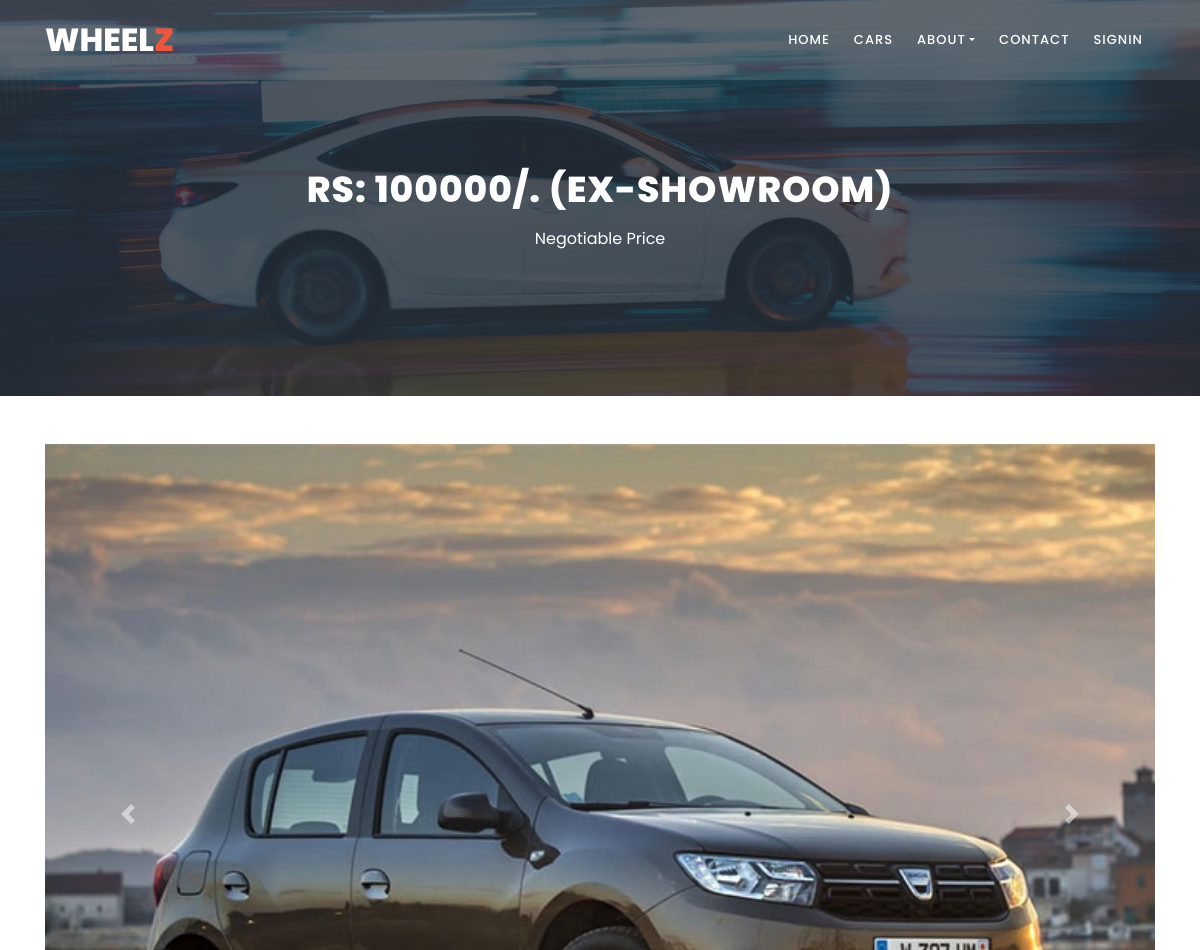
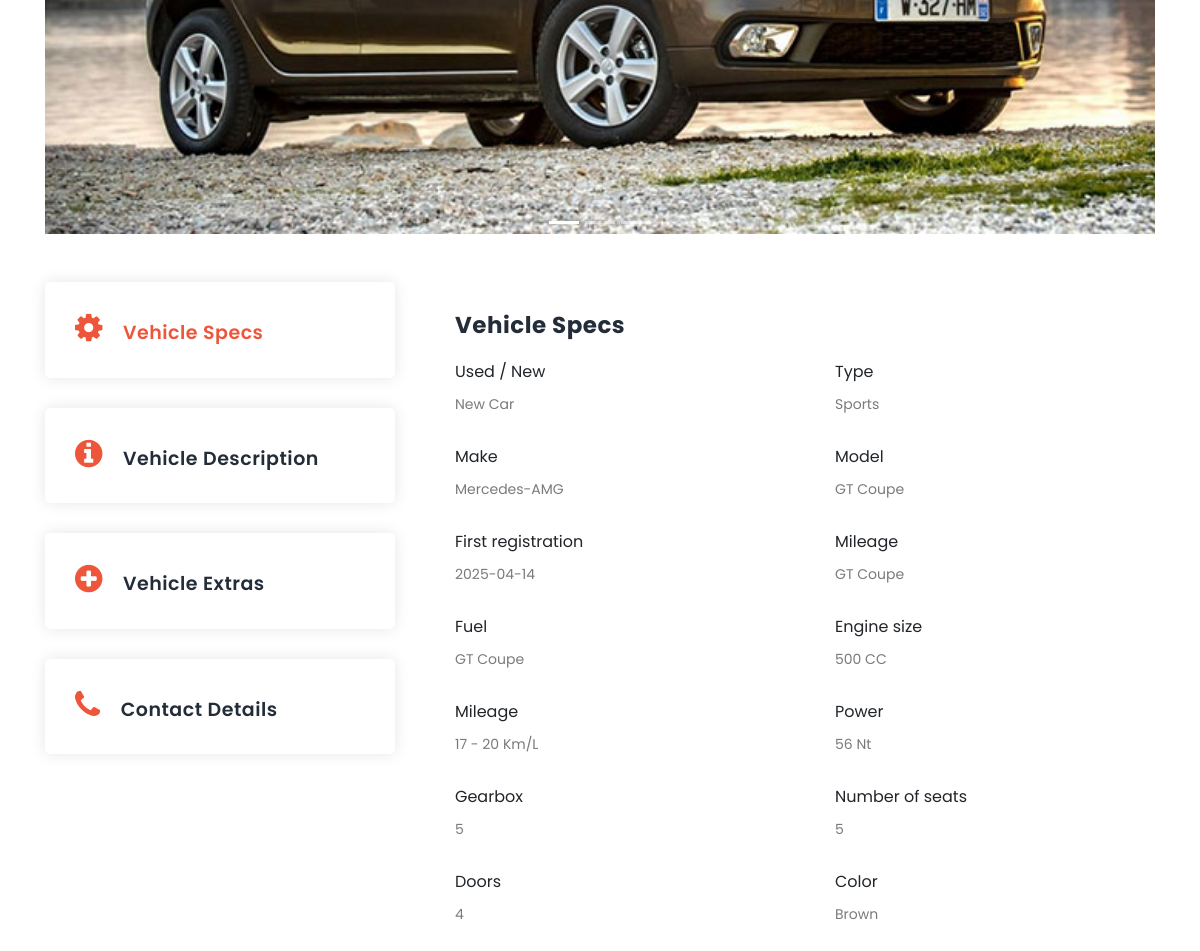
/car-details/2/, run on the app's committed database (2 pictures, top to bottom).
### app/models.py (models this page shows)
class Car(models.Model):
    name = models.CharField(max_length=100)
    vehicle_id = models.CharField(max_length=32)
    used_car = models.BooleanField(default=False)
    new_car = models.BooleanField(default=False)
    automatic = models.BooleanField(default=False)
    manual = models.BooleanField(default=False)
    vehicle_type = models.ForeignKey(VehicleType, on_delete=models.CASCADE, null=True, blank=True, default="No Information")
    make = models.ForeignKey(Make, on_delete=models.CASCADE, null=True, blank=True, default="No Information")
    model = models.ForeignKey(Model, on_delete=models.CASCADE, null=True, blank=True, default="No Information")
    price_amount = models.DecimalField(max_digits=16, decimal_places=2, null=True, blank=True)
    price_display = models.CharField(max_length=64, default="No Information")
    price_description = models.CharField(max_length=64, default="No Information")
    mileage = models.IntegerField()
    mileage_display = models.CharField(max_length=64, default="No Information")
    engine = models.CharField(max_length=32, default="No Information")
    power = models.CharField(max_length=64, default="No Information")
    fuel = models.ForeignKey(Fuel, on_delete=models.CASCADE, null=True, blank=True)
    gearbox = models.ForeignKey(Gearbox, on_delete=models.CASCADE, null=True, blank=True)
    doors = models.CharField(max_length=64, default="No Information")
    seats = models.CharField(max_length=64, default="No Information")
    color = models.CharField(max_length=64, default="No Information")
    registration_date = models.CharField(default="No Information")
    image = models.ImageField(upload_to='car_images/')
    image_src = models.TextField(null=True, blank=True)
    year = models.CharField(default="No Information")
    owner_name = models.CharField(max_length=128, default="No Information")
    owner_phone = models.CharField(max_length=32, default="No Information")
    owner_address = models.CharField(max_length=255, default="No Information")
    display_home = models.BooleanField(default=False)

class VehicleType(models.Model):
    name = models.CharField(max_length=100)

class Make(models.Model):
    name = models.CharField(max_length=100)

class Model(models.Model):
    name = models.CharField(max_length=100)

class Gearbox(models.Model):
    name = models.CharField(max_length=100)

### app/views.py (the view)
# urls.py: path('car-details/<int:car_id>/', views.car_detail, name="car_detail"),
def car_detail(request, car_id):
    car = Car.objects.get(id=car_id)
    return render(request, 'car-details.html', {'car': car})

### templates/car-details.html (shortened to what this page needs)
{% extends 'index.html' %}
{% load static %}
{% block content %}
    <section class="section section-bg" id="call-to-action" style="background-image: url(../static/images/banner-image-1-1920x500.jpg)">
        <div class="container">
            <div class="row">
                <div class="col-lg-10 offset-lg-1">
                    <div class="cta-content">
                        <br>
                        <br>
                        <h2>{{car.price_display}}</h2>
                        <p>{{car.price_description}}</p>
                    </div>
                </div>
            </div>
        </div>
    </section>
    <section class="section" id="trainers">
        <div class="container">
            <br>
            <br>
            <div id="carouselExampleIndicators" class="carousel slide" data-ride="carousel">
              <ol class="carousel-indicators">
                <li data-target="#carouselExampleIndicators" data-slide-to="0" class="active"></li>
                <li data-target="#carouselExampleIndicators" data-slide-to="1"></li>
                <li data-target="#carouselExampleIndicators" data-slide-to="2"></li>
              </ol>
              <div class="carousel-inner">
                <div class="carousel-item active">
                  <img class="d-block w-100" alt="First slide">
                </div>
              </div>
              <a class="carousel-control-prev" href="#carouselExampleIndicators" role="button" data-slide="prev">
                <span class="carousel-control-prev-icon" aria-hidden="true"></span>
              </a>
              <a class="carousel-control-next" href="#carouselExampleIndicators" role="button" data-slide="next">
                <span class="carousel-control-next-icon" aria-hidden="true"></span>
              </a>
            </div>
            <br>
            <br>
            <div class="row" id="tabs">
              <div class="col-lg-4">
                <ul>
                  <li><a href='#tabs-1'><i class="fa fa-cog"></i> Vehicle Specs</a></li>
                  <li><a href='#tabs-2'><i class="fa fa-info-circle"></i> Vehicle Description</a></li>
                  <li><a href='#tabs-3'><i class="fa fa-plus-circle"></i> Vehicle Extras</a></li>
                  <li><a href='#tabs-4'><i class="fa fa-phone"></i> Contact Details</a></li>
                </ul>
              </div>
              <div class="col-lg-8">
                <section class='tabs-content' style="width: 100%;">
                  <article id='tabs-1'>
                    <h4>Vehicle Specs</h4>
                    <div class="row">
                       <div class="col-sm-6">
                            <label>Used / New</label>
                            <p>
                              {% if car.new_car %}
                                New Car
                              {% elif car.used_car %}
                                Used Car
                              {% else %}
                                No Information
                              {% endif %}
                            </p>
                       </div>
                       <div class="col-sm-6">
                            <label>Type</label>
                            <p>
                              {{car.vehicle_type.name}}
                            </p>
                       </div>
                       <div class="col-sm-6">
                            <label>Make</label>
                            <p>{{ car.make.name }}</p>
                       </div>
                       <div class="col-sm-6">
                            <label> Model</label>
                            <p>{{ car.model.name }}</p>
                          </div>
                       <div class="col-sm-6">
                            <label>First registration</label>
                            <p>{{ car.registration_date }}</p>
                       </div>
                       <div class="col-sm-6">
                            <label>Mileage</label>
                            <p>{{ car.model.name }}</p>
                       </div>
                       <div class="col-sm-6">
                            <label>Fuel</label>
                            <p>{{ car.model.name }}</p>
                       </div>
                       <div class="col-sm-6">
                            <label>Engine size</label>
                            <p>{{ car.engine }}</p>
                       </div>
                       <div class="col-sm-6">
                            <label>Mileage</label>
                            <p>{{ car.mileage_display }}</p>
                       </div>
                       <div class="col-sm-6">
                            <label>Power</label>
                            <p>{{ car.power  }}</p>
                       </div>
                       <div class="col-sm-6">
                            <label>Gearbox</label>
                            <p>{{ car.gearbox.name }}</p>
                       </div>
                       <div class="col-sm-6">
                            <label>Number of seats</label>
                            <p>{{ car.seats }}</p>
                       </div>
                       <div class="col-sm-6">
                            <label>Doors</label>
                            <p>{{ car.doors }}</p>
                       </div>
                       <div class="col-sm-6">
                            <label>Color</label>
                            <p>{{ car.color }}</p>
                       </div>
                    </div>
                  </article>
                </section>
              </div>
            </div>
        </div>
    </section>
{% endblock %}

### static/css/style.css (style rules this page uses)
html, body, div, span, applet, object, iframe, h1, h2, h3, h4, h5, h6, p, blockquote, div pre, a, abbr, acronym, address, big, cite, code, del, dfn, em, font, img, ins, kbd, q, s, samp, small, strike, strong, sub, sup, tt, var, b, u, i, center, dl, dt, dd, ol, ul, li, figure, header, nav, section, article, aside, footer, figcaption { margin: 0; padding: 0; border: 0; outline: 0; }
ul, li { padding: 0; margin: 0; list-style: none; }
header, nav, section, article, aside, footer, hgroup { display: block; }
* { box-sizing: border-box; }
html, body { font-family: 'Poppins', sans-serif; font-weight: 400; background-color: #fff; font-size: 16px; -ms-text-size-adjust: 100%; -webkit-font-smoothing: antialiased; -moz-osx-font-smoothing: grayscale; }
a { text-decoration: none !important; }
h1, h2, h3, h4, h5, h6 { margin-top: 0px; margin-bottom: 0px; }
ul { margin-bottom: 0px; }
p { font-size: 14px; line-height: 25px; color: #7a7a7a; }
html, body { background: #fff; font-family: 'Poppins', sans-serif; }
#call-to-action { padding: 120px 0px; background-image: url(../images/cta-bg.jpg); background-position: center center; background-repeat: no-repeat; background-size: cover; text-align: center; }
.cta-content h2 { font-size: 36px; text-transform: uppercase; font-weight: 800; color: #fff; letter-spacing: 1px; }
.cta-content p { font-size: 16px; color: #fff; margin: 15px 0px 25px 0px; }
#tabs ul { margin: 0; padding: 0; }
#tabs ul li { margin-bottom: 30px; display: inline-block; width: 100%; }
#tabs ul li:last-child { margin-bottom: 0px; }
#tabs ul li a { text-transform: capitalize; width: 100%; padding: 30px 30px; display: inline-block; background-color: #fff; box-shadow: 0px 0px 15px rgba(0,0,0,0.1); border-radius: 5px; font-size: 19px; color: #232d39; letter-spacing: 0.5px; font-weight: 600; transition: all 0.3s; }
#tabs ul li a .fa { font-size: 32px; height: 32px; color: #ed563b; margin-right: 15px; display: inline-block; }
#tabs ul .ui-tabs-active a { color: #ed563b; }
.tabs-content { margin-left: 30px; text-align: left; display: inline-block; transition: all 0.3s; }
.tabs-content h4 { font-size: 23px; font-weight: 700; color: #232d39; letter-spacing: 0.5px; margin-bottom: 20px; margin-top: 30px; }
.tabs-content p { font-size: 14px; color: #7a7a7a; margin-bottom: 28px; }
.section-bg { background-position: center center; background-repeat: no-repeat; background-size: cover; position: relative; }
.section-bg:before { content:''; position: absolute; top: 0; left: 0; width: 100%; height: 100%; background-color: rgba(35,45,57,0.8); }
.section-bg > form, .section-bg .container { position: relative; z-index: 2 }
#trainers { padding-bottom: 90px; }
a { color: #ed563b; }

### data on the page
Car: price_display "RS: 100000/. (EX-SHOWROOM)", price_description "Negotiable Price", image_src (picture), vehicle_type.name "Sports", make.name "Mercedes-AMG", model.name "GT Coupe", registration_date "2025-04-14", engine "500 CC", mileage_display "17 - 20 Km/L", power "56 Nt", gearbox.name "5", seats "5", doors "4", color "Brown"
